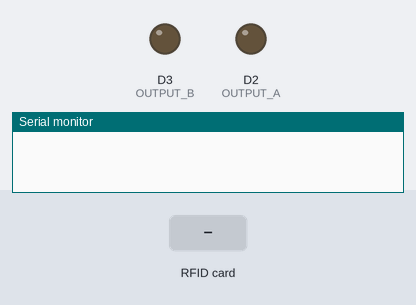
The sketch below on a simulated ESP8266 (NodeMCU). Shown: output pins drawn as LEDs (lit = HIGH), the last lines printed to the serial monitor. The test bench sets the inputs (shaded band).

Above: at 1.2 s.
1.3 s: RFID card 67 69 02 33 held to the reader
At 2.1 s:
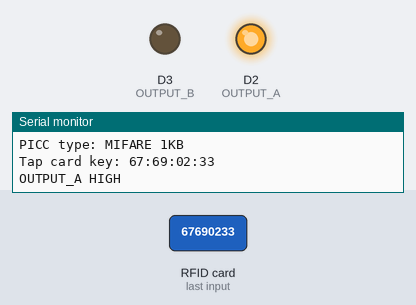
3.8 s: RFID card D3 CF 48 73 held to the reader
At 4.6 s:
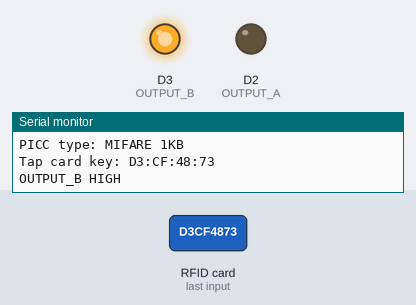
Timing chart, 0 to 6.8 s (numbered marks = the images above; inputs shaded):
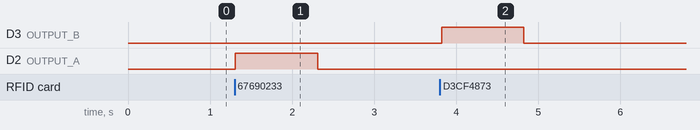

The sketch:

Reader_RFIDTag.ino
```cpp
 #include "SPI.h"
#include "MFRC522.h"

#define RST_PIN D0
#define SS_PIN D1
#define OUTPUT_A D2   //ช่องส่งสัญญาณของรถไฟขบวน A
#define OUTPUT_B D3   //ช่องส่งสัญญาณของรถไฟขบวน B

MFRC522 rfid(SS_PIN, RST_PIN);

MFRC522::MIFARE_Key key;

void setup() {
    Serial.begin(9600);
    SPI.begin();
    rfid.PCD_Init();
    pinMode(OUTPUT_A, OUTPUT);
    pinMode(OUTPUT_B, OUTPUT);
}

void loop() {

  //อ่านค่าจาก Tag RFID
  if (!rfid.PICC_IsNewCardPresent() || !rfid.PICC_ReadCardSerial())
    return;

   Serial.print(F("PICC type: "));
   MFRC522::PICC_Type piccType = rfid.PICC_GetType(rfid.uid.sak);
   Serial.println(rfid.PICC_GetTypeName(piccType));

  // Check is the PICC of Classic MIFARE type
  if (piccType != MFRC522::PICC_TYPE_MIFARE_MINI &&
    piccType != MFRC522::PICC_TYPE_MIFARE_1K &&
    piccType != MFRC522::PICC_TYPE_MIFARE_4K) {
    Serial.println(F("Your tag is not of type MIFARE Classic."));
    return;
  }

  String strID = "";
  for (byte i = 0; i < 4; i++) {
    strID +=
    (rfid.uid.uidByte[i] < 0x10 ? "0" : "") +
    String(rfid.uid.uidByte[i], HEX) +
    (i!=3 ? ":" : "");
  }
  strID.toUpperCase();

  //แสดงหมายเลขจาก Tag RFID
  Serial.print("Tap card key: ");
  Serial.println(strID);

  // โค้ดส่วนควบคุม OUTPUT โดยเอาค่าจากตัวแปร strID มาเทียบ

  //เงื่อนไขเมื่อรถขบวน A วิ่งผ่าน RFID
  if (strID.indexOf("67:69:02:33") >= 0) {
    digitalWrite(OUTPUT_A, HIGH); //ส่งสัญญาณว่ามีรถไฟขบวน A ผ่าน
    digitalWrite(OUTPUT_B, LOW);  //ส่งสัญญาณว่าไม่มีรถไฟขบวน A
    Serial.println("OUTPUT_A HIGH");
    delay(1000);
    digitalWrite(OUTPUT_A, LOW); //ส่งสัญญาณว่าไม่มีรถไฟขบวน A
    digitalWrite(OUTPUT_B, LOW); //ส่งสัญญาณว่าไม่มีรถไฟขบวน B
  }

  //เงื่อนไขเมื่อรถขบวน B วิ่งผ่าน RFID
  else if (strID.indexOf("D3:CF:48:73") >= 0) {
    digitalWrite(OUTPUT_A, LOW);  //ส่งสัญญาณว่าไม่มีรถไฟขบวน B
    digitalWrite(OUTPUT_B, HIGH); //ส่งสัญญาณว่ามีรถไฟขบวน B ผ่าน
    Serial.println("OUTPUT_B HIGH");
    delay(1000);
    digitalWrite(OUTPUT_A, LOW); //ส่งสัญญาณว่าไม่มีรถไฟขบวน A
    digitalWrite(OUTPUT_B, LOW); //ส่งสัญญาณว่าไม่มีรถไฟขบวน B
  }

  //เงื่อนไขเมื่อไม่มีรถไฟวิ่งผ่าน RFID
  else {
    digitalWrite(OUTPUT_A, LOW); //ส่งสัญญาณว่าไม่มีรถไฟขบวน A
    digitalWrite(OUTPUT_B, LOW); //ส่งสัญญาณว่าไม่มีรถไฟขบวน B
    Serial.println("NO OUTPUT");
  }

  rfid.PICC_HaltA();
  rfid.PCD_StopCrypto1();
}
```

Measured:
- after the input at 1.3 s, D2 (OUTPUT_A): LOW → HIGH at once, → LOW 1.0 s later
- after the input at 3.8 s, D3 (OUTPUT_B): LOW → HIGH at once, → LOW 1.0 s later
